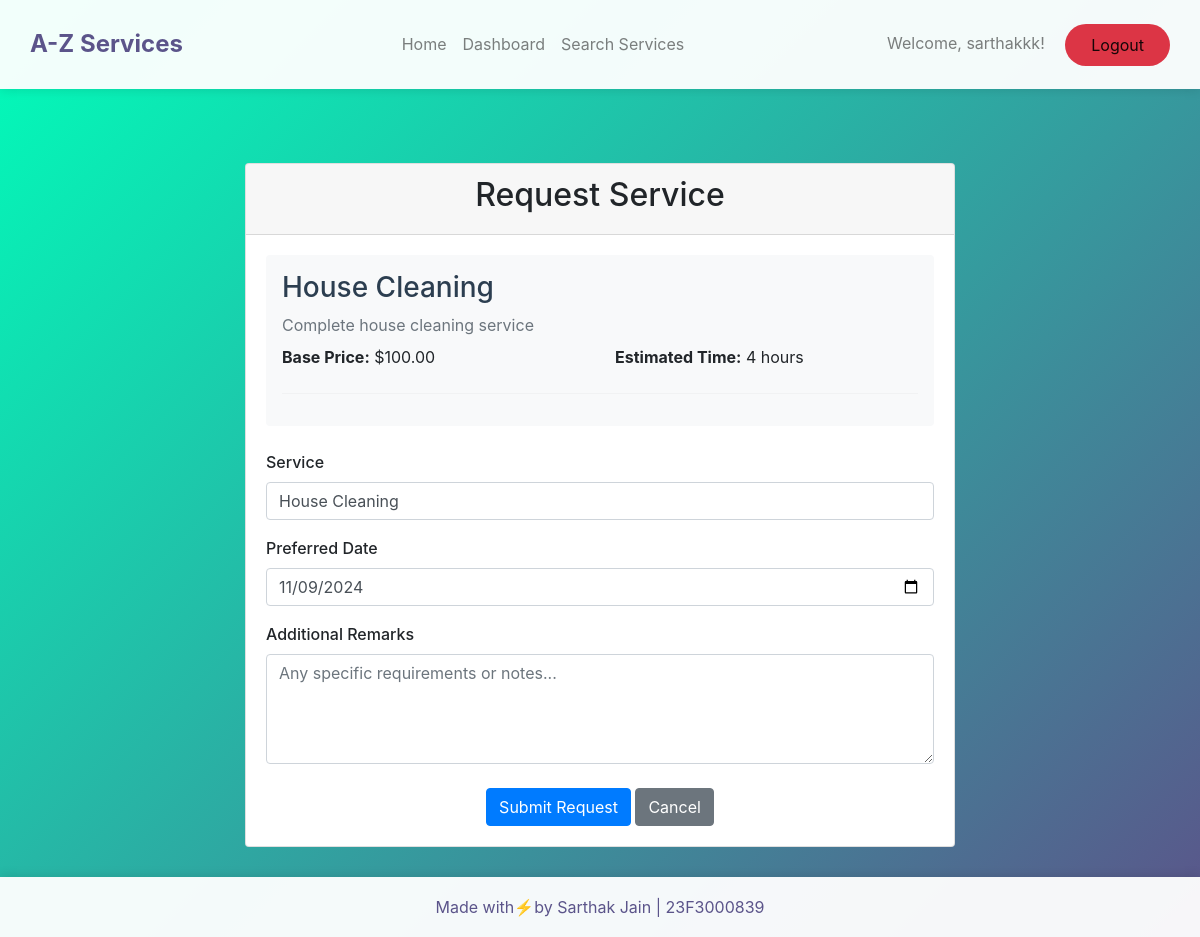
Screenshot of /customer/request_service?service_id=1 (signed in) with the database file from the repository.
### app/models.py (models this page shows, shortened)
class User(UserMixin, db.Model):
    __tablename__ = 'user'
    id = db.Column(db.Integer, primary_key=True)
    username = db.Column(db.String(80), unique=True, nullable=False)
    password = db.Column(db.String(120), nullable=False)
    role = db.Column(db.String(20), nullable=False)  # 'admin', 'professional', 'customer'
    is_approved = db.Column(db.Boolean, default=False)
    is_blocked = db.Column(db.Boolean, default=False)
    average_rating = db.Column(db.Float, default=0.0)
    location = db.Column(db.String(100))
    pincode = db.Column(db.String(6))
    professional_id = db.Column(db.String(8), unique=True)  # For format PRO12345
    service_requests_made = db.relationship('ServiceRequest',
                                          foreign_keys='ServiceRequest.customer_id',
                                          backref='customer')
    service_requests_received = db.relationship('ServiceRequest',
                                              foreign_keys='ServiceRequest.professional_id',
                                              backref='professional')
    reviews_given = db.relationship('Review',
                                  foreign_keys='Review.customer_id',
                                  backref='reviewer')
    reviews_received = db.relationship('Review',
                                     foreign_keys='Review.professional_id',
                                     backref='reviewed_professional')

class Service(db.Model):
    __tablename__ = 'service'
    id = db.Column(db.Integer, primary_key=True)
    name = db.Column(db.String(100), nullable=False)
    description = db.Column(db.Text, nullable=False)
    base_price = db.Column(db.Float, nullable=False)
    time_required = db.Column(db.String(50), nullable=False)
    location = db.Column(db.String(100))
    pincode = db.Column(db.String(10))
    created_at = db.Column(db.DateTime, default=datetime.utcnow)
    service_requests = db.relationship('ServiceRequest', backref='requested_service')

### app/views/customer.py (the view, shortened to what this page needs)
@customer_bp.route('/request_service', methods=['GET', 'POST'])
@customer_required
def request_service():
    service_id = request.args.get('service_id', type=int)
    service = None
    if service_id:
        service = Service.query.get_or_404(service_id)
    form = ServiceRequestForm()
    form.service_id.choices = [(s.id, s.name) for s in Service.query.all()]
    if service_id:
        form.service_id.data = service_id
    return render_template('customer/request_service.html',
                         form=form,
                         service=service)

### app/forms.py
class ServiceRequestForm(FlaskForm):
    service_id = SelectField('Service', coerce=int, validators=[DataRequired()])
    date_of_request = DateTimeField('Preferred Date',
                                  format='%Y-%m-%d',
                                  validators=[DataRequired()],
                                  default=datetime.now)
    remarks = TextAreaField('Additional Remarks')
    submit = SubmitField('Submit Request')

### app/__init__.py (called while the page is built)
def create_app(config_class=Config):
    app = Flask(__name__)
    app.config.from_object(config_class)
    db.init_app(app)
    migrate.init_app(app, db)
    login_manager.init_app(app)
    login_manager.login_view = 'main.login'
    from .models import User
    @login_manager.user_loader
    def load_user(user_id):
        return User.query.get(int(user_id))
    from .views.admin import admin_bp
    from .views.customer import customer_bp
    from .views.professional import professional_bp
    from .routes import main_bp
    app.register_blueprint(admin_bp, url_prefix='/admin')
    app.register_blueprint(customer_bp, url_prefix='/customer')
    app.register_blueprint(professional_bp, url_prefix='/professional')
    app.register_blueprint(main_bp)
    with app.app_context():
        db.create_all()
    return app

### app/views/customer.py (called while the page is built)
def customer_required(f):
    @wraps(f)
    @login_required
    def decorated_function(*args, **kwargs):
        if not current_user.role == 'customer':
            flash('You must be a customer to access this page.', 'danger')
            return redirect(url_for('main.index'))
        return f(*args, **kwargs)
    return decorated_function

### app/templates/customer/request_service.html (shortened to what this page needs)
{% extends "layout.html" %}
{% block content %}
<div class="container mt-4">
    <div class="row justify-content-center">
        <div class="col-md-8">
            <div class="card">
                <div class="card-header">
                    <h2 class="text-center">Request Service</h2>
                </div>
                <div class="card-body">
                    {% if service %}
                    <div class="service-details mb-4">
                        <h3>{{ service.name }}</h3>
                        <p class="text-muted">{{ service.description }}</p>
                        <div class="row">
                            <div class="col-md-6">
                                <p><strong>Base Price:</strong> ${{ "%.2f"|format(service.base_price) }}</p>
                            </div>
                            <div class="col-md-6">
                                <p><strong>Estimated Time:</strong> {{ service.time_required }}</p>
                            </div>
                        </div>
                        <hr>
                    </div>
                    {% endif %}
                    <form method="POST">
                        <div class="form-group">
                            {{ form.service_id.label(class="form-label") }}
                            {{ form.service_id(class="form-control") }}
                        </div>
                        <div class="form-group">
                            {{ form.date_of_request.label(class="form-label") }}
                            {{ form.date_of_request(class="form-control", type="date") }}
                        </div>
                        <div class="form-group">
                            {{ form.remarks.label(class="form-label") }}
                            {{ form.remarks(class="form-control", rows=4,
                               placeholder="Any specific requirements or notes...") }}
                        </div>
                        <div class="text-center mt-4">
                            {{ form.submit(class="btn btn-primary") }}
                            <a href="{{ url_for('customer.dashboard') }}" class="btn btn-secondary">Cancel</a>
                        </div>
                    </form>
                </div>
            </div>
        </div>
    </div>
</div>
{% endblock %}

### app/templates/layout.html (shortened to what this page needs)
<!DOCTYPE html>
<html lang="en">
<head>
    <link href="https://cdn.jsdelivr.net/npm/bootstrap@5.3.2/dist/css/bootstrap.min.css" rel="stylesheet">
    <link rel="stylesheet" href="https://stackpath.bootstrapcdn.com/bootstrap/4.5.2/css/bootstrap.min.css">
</head>
<body>
    <nav class="navbar navbar-expand-lg navbar-light d-flex justify-content-between">
        <div>
        <a class="navbar-brand" href="{{ url_for('main.index') }}">A-Z Services</a>
        </div>
            <ul class="navbar-nav">
                <li class="nav-item">
                    <a class="nav-link" href="{{ url_for('main.index') }}">Home</a>
                </li>
                {% if current_user.is_authenticated %}
                    <li class="nav-item">
                        {% if current_user.role == 'customer' %}
                            <a class="nav-link" href="{{ url_for('customer.dashboard') }}">Dashboard</a>
                        {% elif current_user.role == 'professional' %}
                            <a class="nav-link" href="{{ url_for('professional.dashboard') }}">Dashboard</a>
                        {% elif current_user.role == 'admin' %}
                            <a class="nav-link" href="{{ url_for('admin.dashboard') }}">Dashboard</a>
                        {% endif %}
                    </li>
                {% endif %}
                {% if current_user.role=="customer" %}
                <li class="nav-item">
                    <a class="nav-link" href="{{ url_for('customer.search_services') }}">Search Services</a>
                </li>
                {% endif %}
            </ul>
            <div class="navbar-text">
                {% if current_user.is_authenticated %}
                    <span class="navbar-text mr-3">Welcome, {{ current_user.username }}!</span>
                    <a class="btn btn-logout" href="{{ url_for('main.logout') }}">Logout</a>
                {% else %}
                    <a class="btn btn-login" href="{{ url_for('main.login') }}">Login</a>
                    <a class="btn btn-register" href="{{ url_for('main.register') }}">Register</a>
                {% endif %}
            </div>
    </nav>
    <div class="page-wrapper">
        <div class="container">
            {% block content %}{% endblock %}
        </div>
    </div>
    <footer class="footer">
        <p class="mb-0">Made with⚡by Sarthak Jain | 23F3000839</p>
    </footer>
</body>
</html>

### app/templates/layout.html (style rules this page uses)
body { background: linear-gradient(135deg, #00feba, #5b548a); min-height: 100vh; padding-bottom: 60px; position: relative; }
.navbar { padding: 15px 30px; background: rgba(255, 255, 255, 0.95) !important; box-shadow: 0 2px 10px rgba(0,0,0,0.1); }
.navbar-brand { font-weight: bold; font-size: 24px; color: #5b548a !important; }
.page-wrapper { padding-top: 50px; padding-bottom: 30px; }
.btn-logout { background: #dc3545; color: white; padding: 8px 25px; border-radius: 25px; }
.footer { position: absolute; bottom: 0; width: 100%; height: 60px; background: rgba(255, 255, 255, 0.95); display: flex; align-items: center; justify-content: center; color: #5b548a; box-shadow: 0 -2px 10px rgba(0,0,0,0.1); }

### app/templates/customer/request_service.html (style rules this page uses)
.service-details { background-color: #f8f9fa; padding: 1rem; border-radius: 0.25rem; }
.service-details h3 { color: #2c3e50; margin-bottom: 0.5rem; }
.service-details p { margin-bottom: 0.5rem; }
.form-group { margin-bottom: 1rem; }
.form-label { font-weight: 500; }

### rows the page displays
User: username "sarthakkk"
Service: name "House Cleaning", description "Complete house cleaning service", base_price "100.00", time_required "4 hours"
